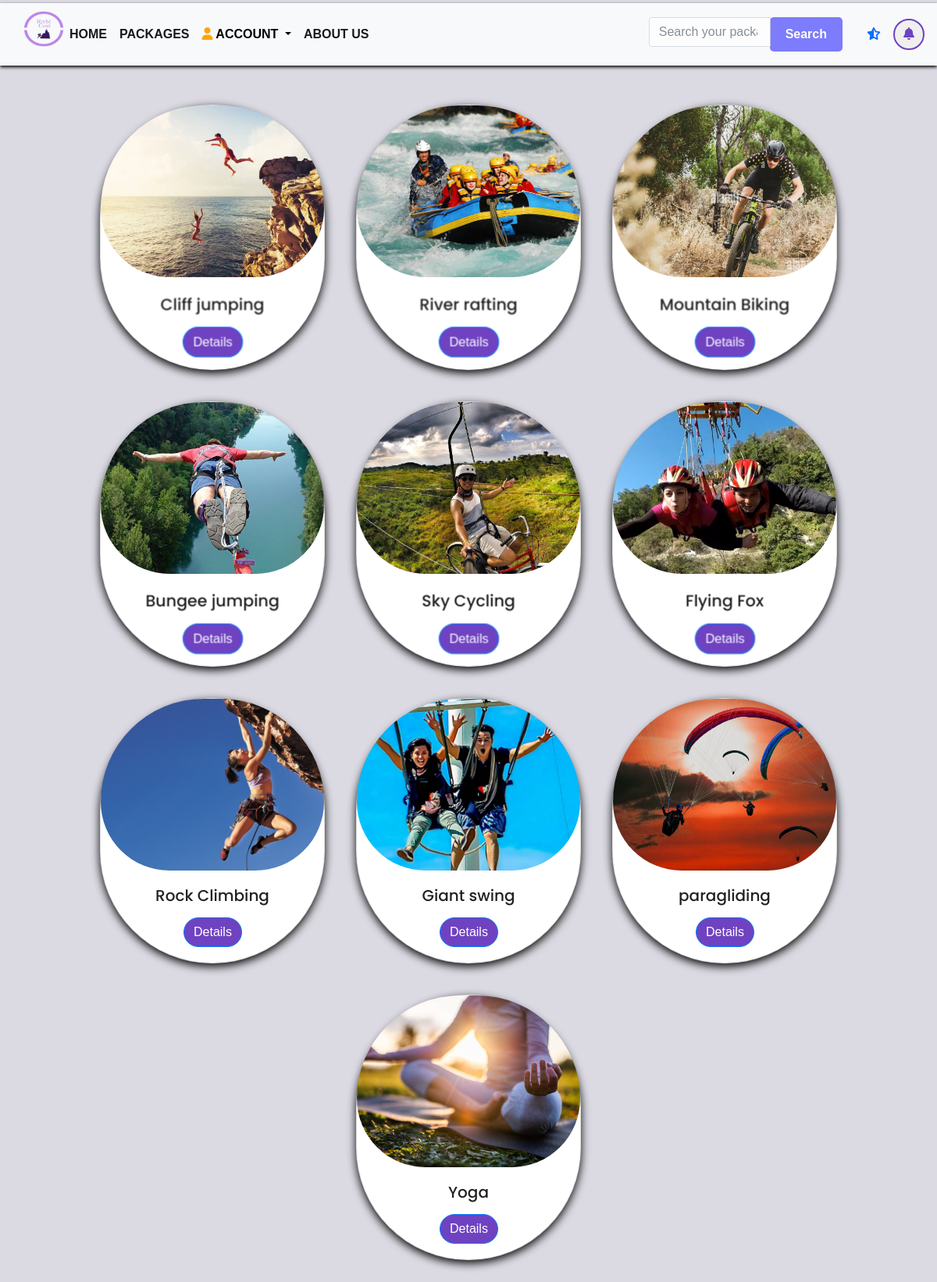
Page /packages on the committed database.
### app1/models.py (models this page shows, shortened)
class AdventurePackage(models.Model):
    name = models.CharField(max_length=100)
    description = models.TextField()
    price = models.DecimalField(max_digits=10, decimal_places=2)
    image = models.ImageField(upload_to='adventure_package_images/')
    image1 = models.ImageField(upload_to='adventure_package_images/')
    location = models.CharField(max_length=100, null=True, blank=True)
    accommodation_price_per_person = models.DecimalField(max_digits=10, decimal_places=2, null=True,
                                                         blank=True)  # Add this line

### app1/views.py (the view)
# urls.py: path('packages', views.packages, name="packages"),
def packages(request):
    all_packages = AdventurePackage.objects.all()
    return render(request, 'home/packages.html', {'packages': all_packages})

### cart/context_processors.py (called while the page is built, shortened)
def menu_links(request):
    user = request.user
    context = {}
    return context

### templates/home/packages.html (shortened to what this page needs)
<!DOCTYPE html>
{% extends 'base.html' %}
{% load static %}
{% block content %}
<head>
    <link rel="stylesheet" href="https://stackpath.bootstrapcdn.com/bootstrap/4.5.2/css/bootstrap.min.css">
</head>
<body>
    <div class="container" >
        <div class="card-container"  >
            {% for package in packages %}
                <div class="card"  data-tilt  data-aos="zoom-in"  >
                    <img src="{{ package.image.url }}" class="card-img-top" alt="{{ package.name }}" data-aos="zoom-in"
                        data-aos="fade-up"
                        data-aos-duration="3000" >
                    <div  class="card-body"   >
                        <h5 class="card-title" data-aos="zoom-in" >{{ package.name }}</h5>
                        <a href="{% url 'app1:detailed_view' package.name %}" class="btn btn-primary"
                        data-aos="fade-up"
                            data-aos-duration="2200" data-tilt data-tilt-reset="false" >Details</a>
                    </div>
                </div>
            {% endfor %}
        </div>
    </div>
</body>
</html>
{% endblock %}

### templates/base.html (shortened to what this page needs)
<!DOCTYPE html>
<html lang="en">
{% load static %}
<head>
    <link href="https://cdn.jsdelivr.net/npm/bootstrap@5.0.2/dist/css/bootstrap.min.css" rel="stylesheet">
    <link rel="stylesheet" href="{% static 'assests/mycss/style.css' %}">
         <link href="https://cdn.jsdelivr.net/npm/bootstrap@5.0.2/dist/css/bootstrap.min.css" rel="stylesheet">
    <link href="https://cdn.jsdelivr.net/npm/bootstrap@5.0.0-beta1/dist/css/bootstrap.min.css" rel="stylesheet">
    <link rel="stylesheet" href="https://cdnjs.cloudflare.com/ajax/libs/font-awesome/5.15.3/css/all.min.css">
 <link href="https://cdn.jsdelivr.net/npm/bootstrap-icons@1.8.1/font/bootstrap-icons.css" rel="stylesheet">
    <link href="https://unpkg.com/aos@2.3.1/dist/aos.css" rel="stylesheet">
			<link rel="stylesheet" href="{% static 'assests/css/linearicons.css' %}">
			<link rel="stylesheet" href="{% static 'assests/css/font-awesome.min.css' %}">
			<link rel="stylesheet" href="{% static 'assests/css/bootstrap.css' %}">
			<link rel="stylesheet" href="{% static 'assests/css/magnific-popup.css' %}">
			<link rel="stylesheet" href="{% static 'assests/css/animate.min.css' %}">
			<link rel="stylesheet" href="{% static 'assests/css/owl.carousel.css' %}">
			<link rel="stylesheet" href="{% static 'assests/css/main.css' %}">
		 <link href="https://cdn.jsdelivr.net/npm/bootstrap@5.0.2/dist/css/bootstrap.min.css" rel="stylesheet">
    <link rel="stylesheet" href="https://cdnjs.cloudflare.com/ajax/libs/font-awesome/6.4.2/css/all.min.css" />
</head>
<body>
<header>
    <nav class="navbar navbar-expand-lg navbar-light bg-light mt-1" style=" box-shadow: 0 2px 4px rgba(0, 0, 0, 4.1);" >
        <div class="container-fluid" >
            <div class="collapse navbar-collapse" id="navbarSupportedContent">
                <ul class="navbar-nav me-auto mb-2 mb-lg-0">
                     <li class="nav-item">
                         <img src="{% static 'images/rc.png' %}" alt="Your Logo" width="50" height="50">
                    </li>
                    <li class="nav-item">
                        <a class="nav-link active" aria-current="page" href="{% url 'app1:home' %}">Home</a>
                    </li>
                     <li class="nav-item">
                        <a class="nav-link active" aria-current="page" href="{% url 'app1:packages' %}">Packages</a>
                    </li>
                    {% if not user.is_authenticated %}
               <li class="nav-item dropdown">
    <a class="nav-link dropdown-toggle" href="#" id="navbarDropdownMenuLink" role="button" data-toggle="dropdown" aria-haspopup="true" aria-expanded="false" style="color: black;">
<i class="fas fa-user" style="color: orange;"> </i> Account
    </a>
            </li>
                        {% endif %}
                     <li class="nav-item">
                        <a class="nav-link active" aria-current="page" href="{% url 'app1:about' %}">About Us</a>
                    </li>
        </div>
                    <form class="form-inline" method="POST" action="{% url 'search:searchresult' %}">
      <div class="input-group">
        <input class="form-control" type="search" name="q" placeholder="Search your packages" aria-label="Search">
        <div class="input-group-append">
          <button class="attractive-btn" type="submit">Search</button>
        </div>
      </div>
      </form>
            </div>
                    <a class="nav-link" href="{% url 'app1:review' %}">
                        <i class="fas fa-star-half-alt thank-you-icon-review"></i>
                    </a>
        <div>
 <button style="color:#6f42c1;border-radius: 50%; width: 40px; height: 40px; border: 2px solid #6f42c1;"
         type="button" data-bs-toggle="offcanvas" data-bs-target="#offcanvasRight"
         aria-controls="offcanvasRight" >
        <i class="fas fa-bell"></i>
    </button>
</div>
    </nav>
</header>
{% block content %}
{% endblock %}
</body>
</html>

### static/assests/mycss/style.css (style rules this page uses)
body { background-color: #E3F5FD; color: #333; font-family: 'Arial', sans-serif; font-size: 16px; line-height: 1.6; margin: 0; padding-bottom: 70px; }
.navbar { box-shadow: 0 2px 4px rgba(0, 0, 0, 4.1); }
.form-control { background-color: transparent; border: 1px solid transparent; border-radius: 5px; padding: 8px; width: 100%; box-sizing: border-box; }
.form-control { background-color: rgba(0, 255, 0, 0.5); border: 1px solid rgba(0, 255, 255, 0.5); width: 100%; padding: 8px; margin-bottom: 10px; border: 1px solid #ccc; border-radius: 3px; opacity: .8; }
.attractive-btn { background-color: rgba(2, 0, 255, 0.5); border: none; border-radius: 5px; padding: 10px 20px; color: #fff; font-weight: bold; cursor: pointer; transition: background-color 0.3s; animation: light-travel 2s infinite; }
.card-container { display: flex; flex-wrap: nowrap; overflow-x: auto; gap: 20px; padding: 20px; }
.card { flex: 0 0 auto; width: 18rem; }

### static/assests/css/main.css (style rules this page uses)
body { color: #777777; font-family: "Poppins", sans-serif; font-size: 14px; font-weight: 300; line-height: 1.625em; position: relative; }
ol, ul { margin: 0; padding: 0; list-style: none; }
a { -webkit-transition: all 0.3s ease 0s; -moz-transition: all 0.3s ease 0s; -o-transition: all 0.3s ease 0s; transition: all 0.3s ease 0s; }
a, a:focus, a:hover { text-decoration: none; outline: 0; }
h1, h2, h3, h4, h5, h6 { font-family: "Poppins", sans-serif; color: #222222; line-height: 1.2em !important; margin-bottom: 0; margin-top: 0; font-weight: 600; }
h5, .h5 { font-size: 16px; }
h5 { font-size: 16px; }
h1, h2, h3, h4, h5, h6 { line-height: 1.5em; }
.navbar-nav a { text-transform: uppercase; font-weight: 600; color: #fff; padding: 20px; }

### templates/home/packages.html (style rules this page uses)
body { font-family: Arial, sans-serif; background-color: #dbdae3; }
.container { margin-top: 20px; margin-bottom: 20px; }
.card-container { display: flex; flex-wrap: wrap; justify-content: center; }
.card { margin: 10px; border-radius: 160px; box-shadow: 0 4px 12px rgba(3.5, 4.5, 5, 3.1); transition: 1.3s; width: 18rem; transform-style: preserve-3d; transform: perspective(10000px); }
.card-img-top { border-radius: 100px; border-top-left-radius: 150px; border-top-right-radius: 150px; height: 220px; object-fit: cover; transform: translateZ(50px); }
.card-body { text-align: center; transform: translateZ(30px); }
.btn-primary { background-color: #6f42c1; border-color: #007bff; border-radius: 20px; }

### rows in the picture
AdventurePackage: image (picture), name "Cliff jumping"
AdventurePackage: image (picture), name "River rafting"
AdventurePackage: image (picture), name "Mountain Biking"
AdventurePackage: image (picture), name "Bungee jumping"
AdventurePackage: image (picture), name "Sky Cycling"
AdventurePackage: image (picture), name "Flying Fox"
AdventurePackage: image (picture), name "Rock Climbing"
AdventurePackage: image (picture), name "Giant swing"
AdventurePackage: image (picture), name "paragliding"
AdventurePackage: image (picture), name "Yoga"
